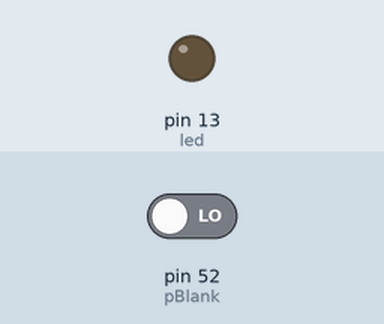
Simulated run of this sketch. Board: Arduino Mega 2560, built with avr-gcc and run on an emulated ATmega2560. On the bench: output pins drawn as LEDs (lit = HIGH). The inputs (shaded band) are chosen by the test bench; at power-on: pin 52 (pBlank) LOW.

Above: at 1.2 s.
1.3 s: pin 52 (pBlank) driven HIGH
At 2.1 s:
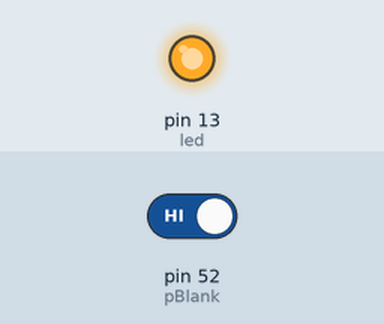
2.8 s: pin 52 (pBlank) driven LOW
At 3.2 s:
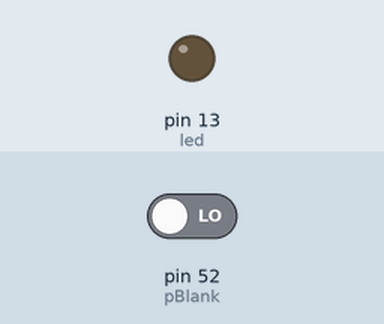
Timing chart, 0 to 5.8 s (numbered marks = the images above; inputs shaded):
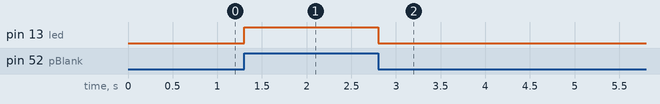

The sketch:

ReadBlank.ino
```cpp
const  int   pBlank          = 52;
int pulsenum = 0;
const int led = 13;
void setup() {
  // put your setup code here, to run once:
  Serial.begin(9600);
  pinMode(pBlank, INPUT);
  pinMode(led, OUTPUT);
  digitalWrite(led,LOW);
//  digitalWrite(pBlank, HIGH);

}

void loop() {
  if (digitalRead (pBlank) == HIGH) {digitalWrite(led, HIGH);}
  if (digitalRead (pBlank) == LOW) {digitalWrite(led, LOW);}
//  Serial.println(pulsenum);
}
```

Measured:
- after the input at 1.3 s, pin 13 (led): LOW → HIGH at once
- after the input at 2.8 s, pin 13 (led): HIGH → LOW at once
